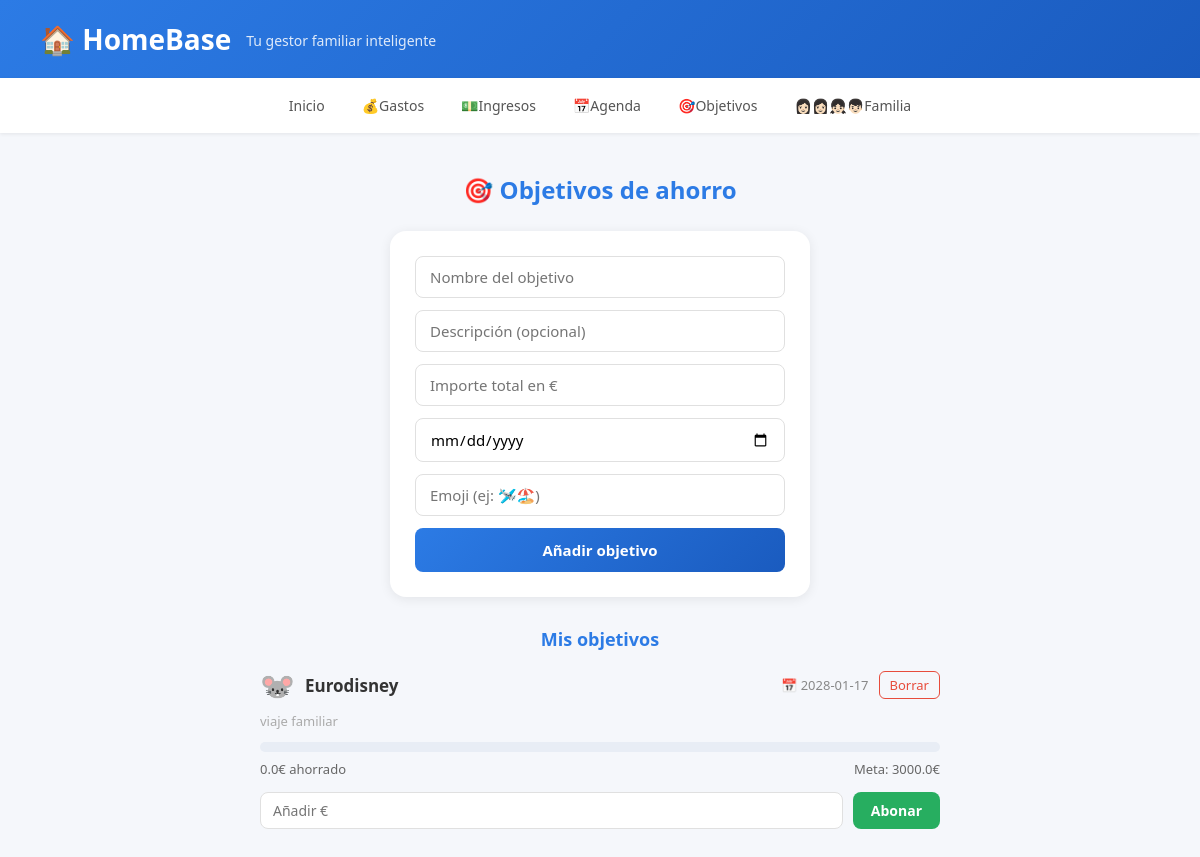
Screenshot of /objetivos (signed in) with the database file from the repository.
### tables this page shows
CREATE TABLE objetivos(
            id INTEGER PRIMARY KEY AUTOINCREMENT,
            usuario_id INTEGER NOT NULL,
            nombre TEXT NOT NULL,
            descripcion TEXT,
            importe_total REAL NOT NULL,
            importe_actual REAL DEFAULT 0,
            fecha_limite TEXT,
            emoji TEXT);

### app.py (the view, shortened to what this page needs)
@app.route('/objetivos', methods=['GET', 'POST'])
@login_required
def objetivos():
    uid = session['usuario_id']
    conn = get_db()
    lista_objetivos = conn.execute('SELECT * FROM objetivos WHERE usuario_id=? ORDER BY fecha_limite ASC', (uid,)).fetchall()
    conn.close()
    return render_template('objetivos.html', objetivos=lista_objetivos)

### app.py (called while the page is built)
def get_db():
    conn = sqlite3.connect('homebase.db')
    conn.row_factory = sqlite3.Row
    return conn

def login_required(f):
    @functools.wraps(f)
    def decorated(*args, **kwargs):
        if 'usuario_id' not in session:
            return redirect(url_for('login'))
        return f(*args, **kwargs)
    return decorated

### templates/objetivos.html (shortened to what this page needs)
<!DOCTYPE html>
<html lang="en">
<head>
    <link rel="stylesheet" href="{{ url_for('static', filename='css/estilo.css') }}">
</head>
<body>
    <header>
        <h1>🏠 HomeBase</h1>
        <p> Tu gestor familiar inteligente</p>
    </header>
        <nav>
            <a href="/">Inicio </a>
            <a href="/gastos">💰Gastos</a>
            <a href="/ingresos">💵Ingresos</a>
            <a href="/agenda">📅Agenda</a>
            <a href="/objetivos">🎯Objetivos</a>
            <a href="/familia">👩🏻‍👩🏻‍👧🏻‍👦🏻Familia</a>
        </nav>
    <main>
        <h2>🎯 Objetivos de ahorro</h2>
        <form class="formulario" method="POST" action="/objetivos">
            <input type="text" name="nombre" placeholder="Nombre del objetivo" required>
            <input type="text" name="descripcion" placeholder="Descripción (opcional)" >
            <input type="number" name="importe_total" placeholder="Importe total en €" step="0.01" required>
            <input type="date" name="fecha_limite" required>
            <input type="text" name="emoji" placeholder="Emoji (ej: 🛩️🏖️)"maxlength="5">
            <button type="submit">Añadir objetivo</button>
        </form>
        <div class="lista-objetivos">
            <h3>Mis objetivos</h3>
            {% if objetivos %}
                {% for objetivo in objetivos %}
                <div class="objetivo-header">
                    <span class="objetivo-emoji">{{ objetivo['emoji'] }}</span>
                    <span class="objetivo-nombre">{{ objetivo['nombre'] }}</span>
                    <span class="objetivo-fecha">📅 {{ objetivo['fecha_limite'] }}</span>
                    <a href="/objetivos/borrar/{{ objetivo['id'] }}" class="btn-borrar" onclick="return confirm('¿Seguro?')">Borrar</a>
                </div>
                 <div class="objetivo-desc">{{ objetivo['descripcion'] }}</div>
                    <div class="progreso-barra-fondo">
                    </div>
                    <div class="objetivo-importes">
                        <span>{{ objetivo['importe_actual'] }}€ ahorrado</span>
                        <span>Meta: {{ objetivo['importe_total'] }}€</span>
                    </div>
                    <form method="POST" action="/objetivos/abonar/{{ objetivo['id'] }}" class="formulario-abonar">
                        <input type="number" name="importe" placeholder="Añadir €" step="0.01" required>
                        <button type="submit">Abonar</button>
                    </form>
                </div>
                    {% endfor %}
            {% else %}
                <p>No hay objetivos registrados.</p>
            {% endif %}
    </main>
</body>
</html>

### static/css/estilo.css (style rules this page uses)
* { margin: 0; padding: 0; box-sizing: border-box; font-family: 'Segoe UI', Arial, sans-serif; }
body { background-color: #f5f7fb; color: #333; }
header { background: linear-gradient(135deg, #2c7be5, #1a5bbf); color: white; padding: 20px 40px; display: flex; align-items: center; gap: 15px; box-shadow: 0 2px 10px rgba(0,0,0,0.15); }
header h1 { font-size: 28px; font-weight: 700; }
header p { font-size: 14px; opacity: 0.85; margin-top: 2px; }
nav { background-color: white; display: flex; justify-content: center; gap: 5px; padding: 10px 20px; box-shadow: 0 1px 4px rgba(0,0,0,0.08); }
nav a { color: #555; text-decoration: none; font-size: 14px; padding: 8px 16px; border-radius: 8px; transition: all 0.2s; font-weight: 500; }
main { padding: 40px 20px; width: 100%; display: flex; flex-direction: column; align-items: center; }
main h2 { font-size: 24px; color: #2c7be5; margin-bottom: 25px; text-align: center; }
.formulario { display: flex; flex-direction: column; align-items: center; gap: 12px; margin: 0 auto 30px; max-width: 420px; width: 100%; background: white; padding: 25px; border-radius: 16px; box-shadow: 0 2px 12px rgba(0,0,0,0.08); }
.formulario input, .formulario select { width: 100%; padding: 10px 14px; border-radius: 8px; border: 1.5px solid #e0e0e0; font-size: 15px; transition: border 0.2s; outline: none; }
.formulario button { width: 100%; padding: 12px; background: linear-gradient(135deg, #2c7be5, #1a5bbf); color: white; border: none; border-radius: 8px; font-size: 15px; font-weight: 600; cursor: pointer; transition: opacity 0.2s; }
.lista-gastos, .lista-ingresos, .lista-agenda, .lista-objetivos { max-width: 700px; margin: 0 auto; width: 100%; padding: 0 10px; display: flex; flex-direction: column; }
.lista-gastos h3, .lista-ingresos h3, .lista-agenda h3, .lista-objetivos h3 { color: #2c7be5; margin-bottom: 15px; text-align: center; font-size: 18px; }
.btn-borrar { color: #e74c3c; text-decoration: none; font-size: 13px; font-weight: 500; padding: 4px 10px; border-radius: 6px; border: 1px solid #e74c3c; transition: all 0.2s; }
.objetivo-header { display: flex; align-items: center; gap: 10px; margin-bottom: 8px; }
.objetivo-emoji { font-size: 28px; }
.objetivo-nombre { font-weight: 700; font-size: 17px; flex: 1; color: #333; }
.objetivo-fecha { font-size: 13px; color: #888; }
.objetivo-desc { font-size: 13px; color: #aaa; margin-bottom: 12px; }
.progreso-barra-fondo { background: #e8edf5; border-radius: 99px; height: 10px; width: 100%; margin-bottom: 8px; }
.objetivo-importes { display: flex; justify-content: space-between; font-size: 13px; color: #666; margin-bottom: 14px; }
.formulario-abonar { display: flex; gap: 10px; }
.formulario-abonar input { flex: 1; padding: 8px 12px; border-radius: 8px; border: 1.5px solid #e0e0e0; font-size: 14px; outline: none; }
.formulario-abonar button { padding: 8px 18px; background: #27ae60; color: white; border: none; border-radius: 8px; cursor: pointer; font-size: 14px; font-weight: 600; transition: opacity 0.2s; }

### rows the page displays
objetivos: emoji "🐭", nombre "Eurodisney", fecha_limite "2028-01-17", descripcion "viaje familiar", importe_actual "0.0", importe_total "3000.0"
